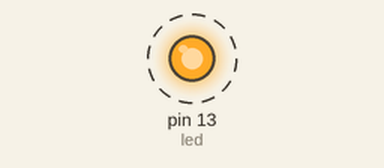
The sketch below on a simulated Arduino Uno, built with avr-gcc and run on an emulated ATmega328P. On the bench: output pins drawn as LEDs (lit = HIGH). Dashed ring = blinking.

Above: at 0.5 s.
Timing chart, 0 to 4.6 s (numbered marks = the images above):
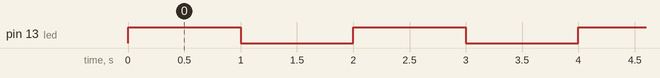

The sketch:

MainSketch.ino
```cpp
#include <stdio.h>
#include <arduino.h>
int led = 13;

// the setup routine runs once when you press reset:
void setup() {
  // initialize the digital pin as an output.
  pinMode(led, OUTPUT);
}

// the loop routine runs over and over again forever:
void loop() {
  digitalWrite(led, HIGH);   // turn the LED on (HIGH is the voltage level)
  delay(1000);               // wait for a second
  digitalWrite(led, LOW);    // turn the LED off by making the voltage LOW
  delay(1000);               // wait for a second
}
```

Measured:
- by itself, pin 13 (led): alternates HIGH for 1.0 s and LOW for 1.0 s
